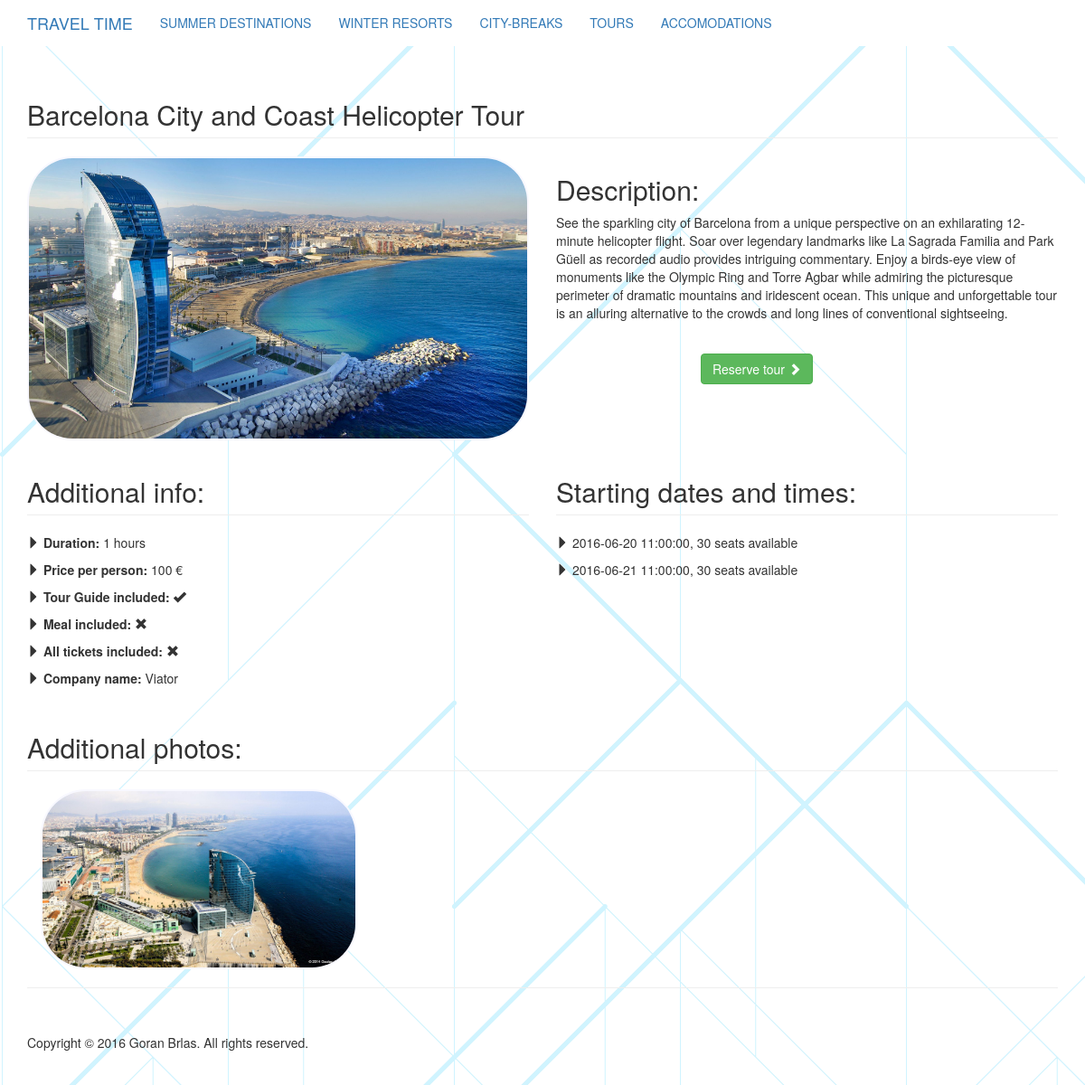
/learnMoreTour.php?value=4, run on the app's committed database.
### tables this page shows
CREATE TABLE IF NOT EXISTS `izlet` (
  `idIzlet` int(11) NOT NULL AUTO_INCREMENT,
  `naziv` varchar(100) NOT NULL,
  `opis` varchar(1000) NOT NULL,
  `trajanje` int(11) NOT NULL,
  `cijenaPoOsobi` decimal(10,0) NOT NULL,
  `ukljucenVodic` tinyint(1) NOT NULL,
  `ukljucenObrok` tinyint(1) NOT NULL,
  `ukljuceneUlaznice` tinyint(1) NOT NULL,
  `nazivKompanije` varchar(100) NOT NULL,
  `idLokacija` int(11) NOT NULL,
  `idAkcija` int(11) DEFAULT NULL,
  PRIMARY KEY (`idIzlet`),
  KEY `idLokacija` (`idLokacija`,`idAkcija`),
  KEY `idLokacija_2` (`idLokacija`),
  KEY `idAkcija` (`idAkcija`)
);

CREATE TABLE IF NOT EXISTS `slika` (
  `idSlika` int(11) NOT NULL AUTO_INCREMENT,
  `url` varchar(1000) NOT NULL,
  PRIMARY KEY (`idSlika`)
);

CREATE TABLE IF NOT EXISTS `izlet_polazak` (
  `idIzletPolazak` int(11) NOT NULL AUTO_INCREMENT,
  `idIzlet` int(11) NOT NULL,
  `vrijemePolazak` datetime NOT NULL,
  `slobodnoMjesta` int(11) NOT NULL DEFAULT '30',
  PRIMARY KEY (`idIzletPolazak`),
  KEY `idIzlet` (`idIzlet`)
);

CREATE TABLE IF NOT EXISTS `slike_izlet` (
  `idIzlet` int(11) NOT NULL,
  `idSlika` int(11) NOT NULL,
  PRIMARY KEY (`idIzlet`,`idSlika`),
  KEY `idSlika` (`idSlika`)
);

### learnMoreTour.php (the view, shortened to what this page needs)
<!DOCTYPE html>
<html lang="en">
<head>
    <link href="css/custom.css" rel="stylesheet">
    <link href="css/bootstrap.min.css" rel="stylesheet">
    <link href="css/1-col-portfolio.css" rel="stylesheet">
</head>
<body>
<nav class="navbar navbar-fixed-top" role="navigation">
    <div class="container">
        <div class="navbar-header">
            <a class="navbar-brand" href="./index.php">TRAVEL TIME</a>
        </div>
        <div class="collapse navbar-collapse" id="bs-example-navbar-collapse-1">
            <ul class="nav navbar-nav">
                <li>
                    <a href="./destinations.php?type=summer&page=1">SUMMER DESTINATIONS</a>
                </li>
                <li>
                    <a href="./destinations.php?type=winter&page=1">WINTER RESORTS</a>
                </li>
                <li>
                    <a href="./destinations.php?type=cities&page=1">CITY-BREAKS</a>
                </li>
                <li>
                    <a href="./tours.php?page=1">TOURS</a>
                </li>
                <li>
                    <a href="./accomodations.php">ACCOMODATIONS</a>
                </li>
            </ul>
        </div>
    </div>
</nav>
<div class="container">
    <?php
    include './admin/spajanje_na_bazu.php';
    $id = $_GET['value'];
    $upit = "SELECT idIzlet, naziv, opis, trajanje, cijenaPoOsobi, ukljucenVodic, ukljucenObrok, ukljuceneUlaznice, nazivKompanije, idLokacija, idAkcija FROM izlet WHERE idIzlet = $id";
    $rezultat = mysqli_query($veza, $upit) or die ("1" . mysqli_error($veza));
    $redak = mysqli_fetch_array($rezultat, MYSQLI_ASSOC);
    $opis = $redak['opis'];
    $naziv = $redak['naziv'];
    $trajanje = $redak['trajanje'];
    $cijenaPoOsobi = $redak['cijenaPoOsobi'];
    $ukljucenVodic = $redak['ukljucenVodic'];
    $ukljucenObrok = $redak['ukljucenObrok'];
    $ukljuceneUlaznice = $redak['ukljuceneUlaznice'];
    $nazivKompanije = $redak['nazivKompanije'];
    $upit5 = "SELECT idSlika FROM slike_izlet WHERE idIzlet = $id";
    $rezultat5 = mysqli_query($veza, $upit5) or die ("2" . mysqli_error($veza));
    $redak5 = mysqli_fetch_array($rezultat5, MYSQLI_ASSOC);
    $idSlika = $redak5['idSlika'];
    $upit5 = "SELECT url FROM slika WHERE idSlika = $idSlika";
    $rezultat5 = mysqli_query($veza, $upit5) or die ("3" .   mysqli_error($veza));
    $redak5 = mysqli_fetch_array($rezultat5, MYSQLI_ASSOC);
    $url = $redak5['url'];
        echo "<div class=\"row\">
        <div class=\"col-lg-12\">
            <h2 class=\"page-header\">$naziv</h2>
        </div>
    </div>";
        echo "<div class=\"row\">";
        echo " <div class=\"col-md-6\">
                    <a href=\"#\">
                        <img class=\"img-responsive nova\" src=\"./images/$url\" width=\"1200\" height=\"400\" alt=\"\">
                    </a>
                </div>
                <div class=\"col-md-6\">
            <h2>Description: </h2>
            <p>$opis</p>
            <p>
            <a style='margin-left: 160px; margin-top: 25px' class=\"btn btn-success\" href=\"./addTourCustomer.php?value=$id\">Reserve tour <span class=\"glyphicon glyphicon-chevron-right\"></span></a>
</p>
        </div>";
        echo "</div>";
        echo "<div class=\"row\">";
        echo "
        <div class=\"col-lg-6\">
            <h2 class=\"page-header\">Additional info: </h2>";
        if ($ukljucenVodic == 1) {
            $vodic = "<span class=\"glyphicon glyphicon-ok\"></span>";
        } else if ($ukljucenVodic == 2) {
            $vodic = "<span class=\"glyphicon glyphicon-remove\"></span>";
        }
        if ($ukljucenObrok == 1) {
            $obrok = "<span class=\"glyphicon glyphicon-ok\"></span>";
        } else if ($ukljucenObrok == 2) {
            $obrok = "<span class=\"glyphicon glyphicon-remove\"></span>";
        }
        if ($ukljuceneUlaznice == 1) {
            $ulaznice = "<span class=\"glyphicon glyphicon-ok\"></span>";
        } else if ($ukljuceneUlaznice == 2) {
            $ulaznice = "<span class=\"glyphicon glyphicon-remove\"></span>";
        }
        echo "<p><span class=\"glyphicon glyphicon-triangle-right\"></span> <b>Duration:</b> $trajanje hours</p>";
        echo "<p><span class=\"glyphicon glyphicon-triangle-right\"></span> <b>Price per person:</b> $cijenaPoOsobi €</p>";
        echo "<p><span class=\"glyphicon glyphicon-triangle-right\"></span> <b>Tour Guide included:</b> $vodic</p>";
        echo "<p><span class=\"glyphicon glyphicon-triangle-right\"></span> <b>Meal included:</b> $obrok</p>";
        echo "<p><span class=\"glyphicon glyphicon-triangle-right\"></span> <b>All tickets included:</b> $ulaznice</p>";
        echo "<p><span class=\"glyphicon glyphicon-triangle-right\"></span> <b>Company name:</b> $nazivKompanije</p>";
    echo "</div>
        <div class=\"col-lg-6\">
            <h2 class='page-header'>Starting dates and times:</h2>";
            $upit = "SELECT vrijemePolazak, slobodnoMjesta FROM izlet_polazak WHERE idIzlet = $id";
            $rezultat = mysqli_query($veza, $upit) or die ("1" . mysqli_error($veza));
            while ($redak = mysqli_fetch_array($rezultat, MYSQLI_ASSOC)) {
                $vrijemePolaska = $redak['vrijemePolazak'];
                $slobodnoMjesta = $redak['slobodnoMjesta'];
                echo "<p><i class=\"glyphicon glyphicon-triangle-right\" aria-hidden=\"true\"></i> $vrijemePolaska, $slobodnoMjesta seats available</p>";
            }
            echo "
        </div>
        </div>";
    echo "<div class=\"row\">
        <div class=\"col-lg-12\">
            <h2 class=\"page-header\">Additional photos: </h2>";
            $upit2 = "SELECT idSlika FROM slike_izlet WHERE idIzlet = $id";
            $rezultat2 = mysqli_query($veza, $upit2) or die (mysqli_error($veza));
            $i = 0;
            while ($redak2 = mysqli_fetch_array($rezultat2, MYSQLI_ASSOC)) {
                if ($i == 0) {
                    $i++;
                    continue;
                }
                $idSlika = $redak2['idSlika'];
                $upit3 = "SELECT url FROM slika WHERE idSlika = $idSlika";
                $rezultat3 = mysqli_query($veza, $upit3) or die (mysqli_error($veza));
                $redak3 = mysqli_fetch_array($rezultat3, MYSQLI_ASSOC);
                $url = $redak3['url'];
                echo "<div class=\"col-lg-4\">
                    <a href=\"#\">
        <img class=\"img-responsive nova2\" src = \"./images/$url\" alt=\"\" >
                    </a >
                </div >";
            }
            echo "</div>
    </div>
    <hr>";
    ?>
    <footer>
        <div class="row">
            <div class="col-lg-12">
                <p>Copyright &copy; 2016 Goran Brlas. All rights reserved.</p>
            </div>
        </div>
    </footer>
</div>
</body>
</html>

### css/custom.css (style rules this page uses)
.navbar { background-color: #ffffff; border-bottom: 2px solid; border-color: #0066ff; }

### css/1-col-portfolio.css (style rules this page uses)
body { padding-top: 70px; }
footer { margin: 50px 0; }

### learnMoreTour.php (style rules this page uses)
div img { height: = 100%; max-height: 400px; width = 1200px; border: 2px solid ghostwhite; border-radius: 50px; }
.nova { height: = 100%; max-height: 400px; width = 300px; border: 2px solid ghostwhite; border-radius: 50px; }
body { background-image: url(./images/background-grey100.png); }

### data on the page
izlet: naziv "Barcelona City and Coast Helicopter Tour", opis "See the sparkling city of Barcelona from a unique perspective on an exhilarating 12-minute helicopter flight. Soar over legendary landmarks like La Sagrada Familia and Park Güell as recorded audio provides intriguing commentary. Enjoy a birds-eye view of monuments like the Olympic Ring and Torre Agbar while admiring the picturesque perimeter of dramatic mountains and iridescent ocean. This unique and unforgettable tour is an alluring alternative to the crowds and long lines of conventional sightseeing.", trajanje "1", cijenaPoOsobi "100", nazivKompanije "Viator"
slika: url (picture)
izlet_polazak: vrijemePolazak "2016-06-20 11:00:00", slobodnoMjesta "30"
izlet_polazak: vrijemePolazak "2016-06-21 11:00:00", slobodnoMjesta "30"
slike_izlet: idSlika.url (picture)
